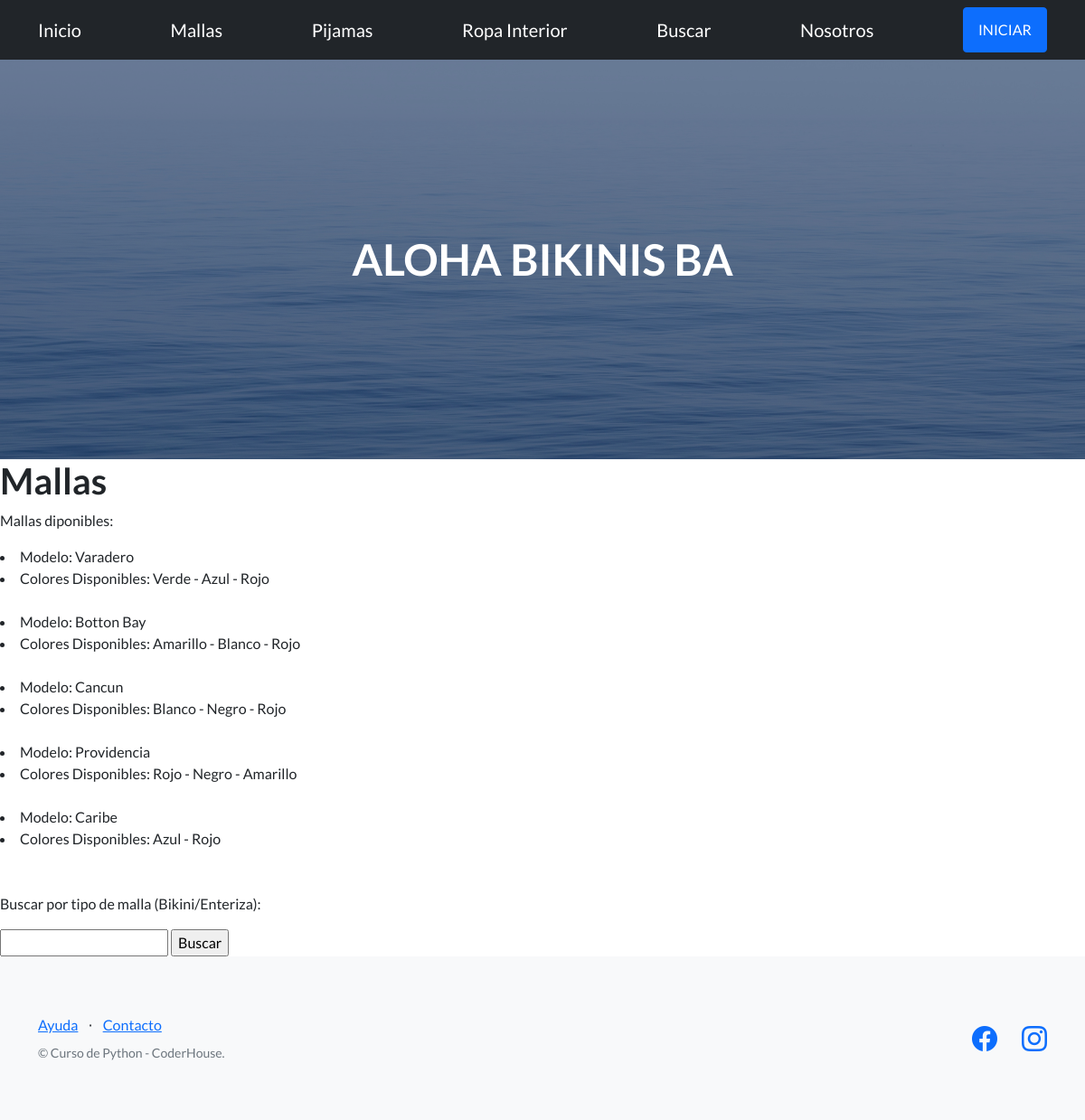
/mallas, run on the app's committed database.
### TercerEntrega/models.py (models this page shows, shortened)
class Mallas(models.Model):
    nombreModelo=models.CharField(max_length=30)
    info = models.CharField(max_length=30)
    talles = models.CharField(max_length=30)
    colores = models.CharField(max_length=30)

### TercerEntrega/views.py (the view)
# urls.py: path('mallas', views.mallas, name="Mallas"),
def mallas(request):
      mall = Mallas.objects.all() #trae todos las mallas
      contexto= {"mall":mall}
      return render(request, "TercerEntrega/mallas.html",contexto)

### TercerEntrega/templates/TercerEntrega/mallas.html
{% extends "TercerEntrega/padre.html" %}
{% load static %}
{% block contenidoQueCambia %}
    <h1>Mallas</h1>
    <p>Mallas diponibles:</p>
    {% for i in mall %}
    <li>Modelo: {{i.nombreModelo}}</li>
    <li>Colores Disponibles: {{i.colores}}</li><br/>
    {% endfor %}
    <p><br/>Buscar por tipo de malla (Bikini/Enteriza):</p>
    <form action="/resultadoBusqueda/" method="GET">
        <input type="text" name="info" id="info">
      <input type="submit" value="Buscar" />
{% endblock %}

### data on the page
Mallas: nombreModelo "Varadero", colores "Verde - Azul - Rojo"
Mallas: nombreModelo "Botton Bay", colores "Amarillo - Blanco - Rojo"
Mallas: nombreModelo "Cancun", colores "Blanco - Negro - Rojo"
Mallas: nombreModelo "Providencia", colores "Rojo - Negro - Amarillo"
Mallas: nombreModelo "Caribe", colores "Azul - Rojo"
